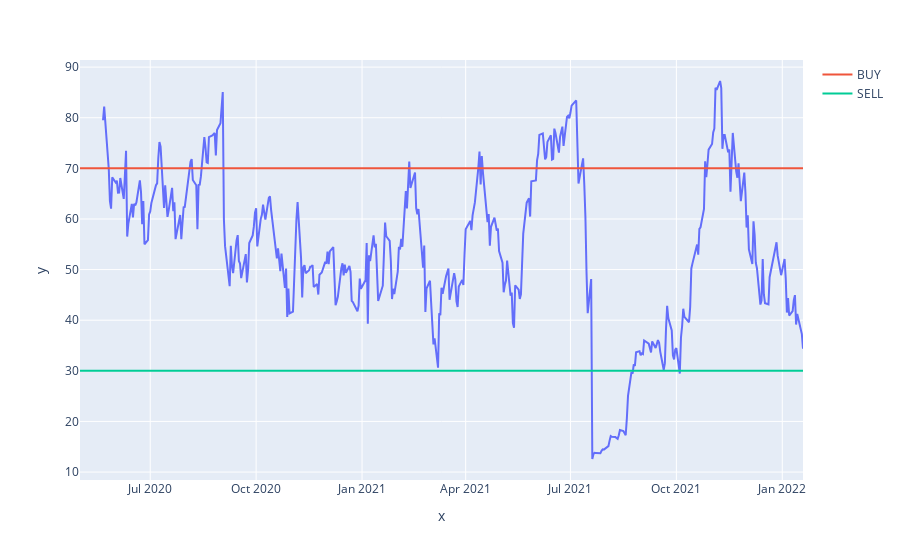

Write notebook code for a chart like this one.
### Code cell
px.scatter(x=df_ticker.index,y = df_ticker.RSI)
rsi_plot = px.line(x=df_ticker.index,y = df_ticker.RSI)
rsi_plot.add_scatter(x=df_ticker.index,y = df_ticker['RSI UCL'],name='BUY')
rsi_plot.add_scatter(x=df_ticker.index,y = df_ticker['RSI LCL'],name='SELL')

### Figure 1 — Plotly figure (JSON) as saved in the notebook; plotly's stock layout.template omitted (floating-point values rounded to 4 significant figures; data arrays with more than 128 entries replaced by an {"elided": "..."} marker saying what was removed)
{"data": [{"hovertemplate": "x=%{x}<br>y=%{y}<extra></extra>", "legendgroup": "", "line": {"color": "#636efa", "dash": "solid"}, "marker": {"symbol": "circle"}, "mode": "lines", "name": "", "orientation": "v", "showlegend": false, "type": "scatter", "x": {"elided": "434 str values"}, "xaxis": "x", "y": {"elided": "434 float values"}, "yaxis": "y"}, {"name": "BUY", "type": "scatter", "x": {"elided": "434 str values"}, "y": {"elided": "434 int values"}}, {"name": "SELL", "type": "scatter", "x": {"elided": "434 str values"}, "y": {"elided": "434 int values"}}], "layout": {"autosize": true, "legend": {"tracegroupgap": 0}, "margin": {"t": 60}, "xaxis": {"anchor": "y", "autorange": true, "domain": [0, 1], "range": ["2020-05-01", "2022-01-19"], "title": {"text": "x"}, "type": "date"}, "yaxis": {"anchor": "x", "autorange": true, "domain": [0, 1], "range": [8.429, 91.41], "title": {"text": "y"}, "type": "linear"}}}
